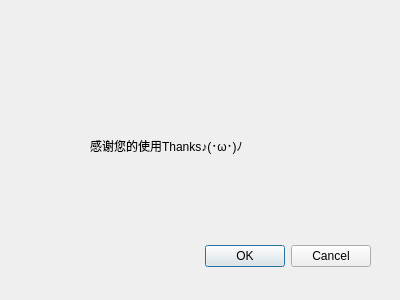
<?xml version="1.0" encoding="UTF-8"?>
<ui version="4.0">
 <class>about</class>
 <widget class="QDialog" name="about">
  <property name="geometry">
   <rect>
    <x>0</x>
    <y>0</y>
    <width>400</width>
    <height>300</height>
   </rect>
  </property>
  <property name="windowTitle">
   <string>关于</string>
  </property>
  <widget class="QDialogButtonBox" name="buttonBox">
   <property name="geometry">
    <rect>
     <x>30</x>
     <y>240</y>
     <width>341</width>
     <height>32</height>
    </rect>
   </property>
   <property name="orientation">
    <enum>Qt::Orientation::Horizontal</enum>
   </property>
   <property name="standardButtons">
    <set>QDialogButtonBox::StandardButton::Cancel|QDialogButtonBox::StandardButton::Ok</set>
   </property>
  </widget>
  <widget class="QLabel" name="label">
   <property name="geometry">
    <rect>
     <x>90</x>
     <y>110</y>
     <width>181</width>
     <height>71</height>
    </rect>
   </property>
   <property name="text">
    <string>感谢您的使用Thanks♪(･ω･)ﾉ</string>
   </property>
  </widget>
 </widget>
 <resources/>
 <connections>
  <connection>
   <sender>buttonBox</sender>
   <signal>accepted()</signal>
   <receiver>about</receiver>
   <slot>accept()</slot>
   <hints>
    <hint type="sourcelabel">
     <x>248</x>
     <y>254</y>
    </hint>
    <hint type="destinationlabel">
     <x>157</x>
     <y>274</y>
    </hint>
   </hints>
  </connection>
  <connection>
   <sender>buttonBox</sender>
   <signal>rejected()</signal>
   <receiver>about</receiver>
   <slot>reject()</slot>
   <hints>
    <hint type="sourcelabel">
     <x>316</x>
     <y>260</y>
    </hint>
    <hint type="destinationlabel">
     <x>286</x>
     <y>274</y>
    </hint>
   </hints>
  </connection>
 </connections>
</ui>
